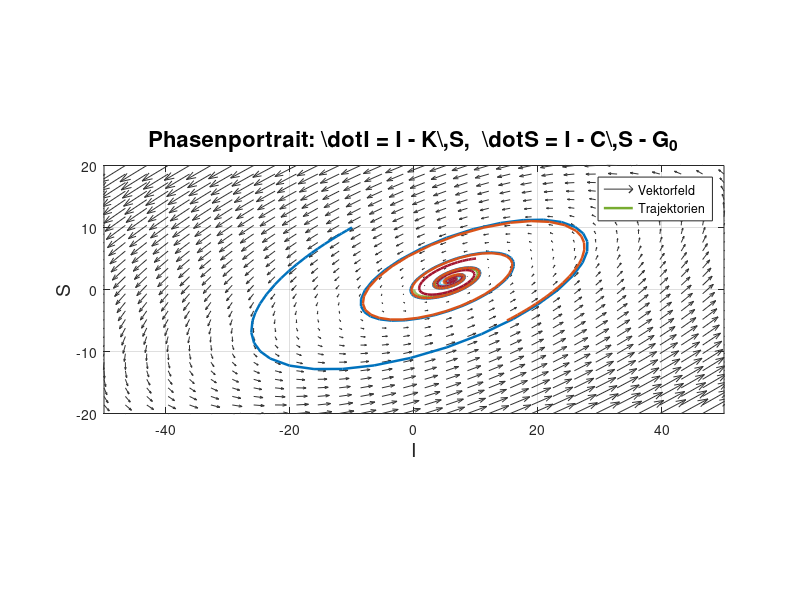

Reproduce this figure in MATLAB.
% Parameter
C  = 1.4;
K  = 4;
G0 = 4;
f = @(t,x) [ x(1) - K*x(2);
             x(1) - C*x(2) - G0 ];

% Gitter
[Ig,Sg] = meshgrid(linspace(-50,50,30), linspace(-20,20,30));
dI = Ig - K*Sg;
dS = Ig - C*Sg - G0;

% Große Figur
figure('Units','pixels','Position',[100 100 1000 800]);
hold on; axis equal

% Vektorfeld
quiver(Ig, Sg, dI, dS, 'AutoScale','on','AutoScaleFactor',1.5, 'Color',[0.2 0.2 0.2]);

% Trajektorien
ics = [0 0; 5 2; 10 5; -10 10; 15 -5];
tspan = [0 15];
for i=1:size(ics,1)
    [t,X] = ode45(f, tspan, ics(i,:));
    plot(X(:,1), X(:,2), 'LineWidth',1.8);
end

% Achsen-Limits zum Zoomen
xlim([-50 50]);
ylim([-20 20]);

% Beschriftungen und Titel mit TeX-Interpreter
xlabel('I','FontSize',14);
ylabel('S','FontSize',14);
title(['Phasenportrait: \dot{I} = I - K\,S,  \dot{S} = I - C\,S - G_0'], ...
      'Interpreter','tex','FontSize',16,'FontWeight','bold');

grid on; box on;
legend({'Vektorfeld','Trajektorien'}, 'Location','northeast');
